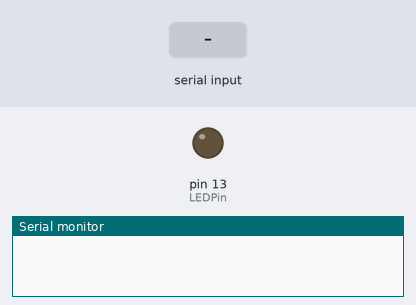
A sketch run on a simulated Arduino Uno, built with avr-gcc and run on an emulated ATmega328P. Parts: output pins drawn as LEDs (lit = HIGH), the last lines printed to the serial monitor. Inputs (shaded band) come from the test bench.

Above: at 1.2 s.
1.3 s: "2" received over Serial
At 2.3 s:
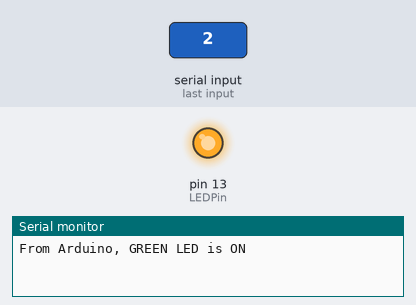
2.9 s: "1" received over Serial
4.5 s: "0" received over Serial
Timing chart, 0 to 7.5 s (numbered marks = the images above; inputs shaded):
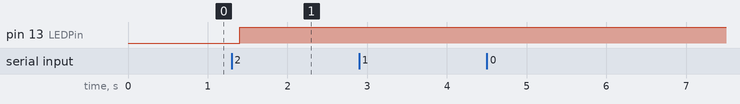

Measured:
- after the input at 1.3 s, pin 13 (LEDPin): LOW → HIGH after 0.10 s

The sketch:

Lab_1.1.ino
```cpp
const int LEDPin = 13;
const int RLEDPin = 12;
char con_val = '0';

void setup() {
  // put your setup code here, to run once:
  Serial.begin(9600);
  pinMode(LEDPin, OUTPUT);
}

void loop() {
  // put your main code here, to run repeatedly:

  if (Serial.available()>0)
  {
    con_val = char(Serial.read());
    LEDcontrol(con_val);
  }
  delay(100);
}

void LEDcontrol(char con)
{
  if(con == '1')
  {
    Serial.print("From Arduino, RED LED is on \n");
    digitalWrite(RLEDPin, HIGH);
  }
  if(con == '0')
  {
    Serial.print("From Arduino, RED LED is OFF \n");
    digitalWrite(RLEDPin, LOW);
  }
  if(con == '2')
  {
    Serial.print("From Arduino, GREEN LED is ON \n");
    digitalWrite(LEDPin, HIGH);
  }
  if(con == '3')
  {
    Serial.print("From Arduino, GREEN LED is OFF \n");
    digitalWrite(LEDPin, LOW);
  }
}
```
